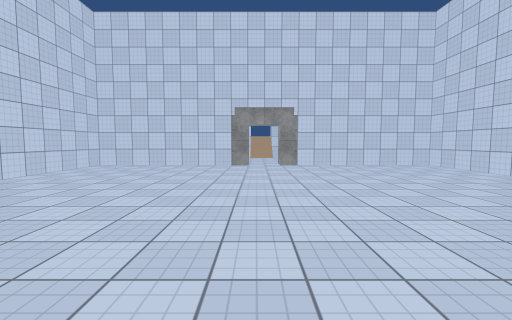
View 1 (above)

13 first-person views from a walk through a 3-D level made in the Unity game engine. The camera is 1.4 m above the floor, tilts 4° down and sees 90° across. Doors are open. The floor is counted in squares, 2 m on a side. Each view is taken from the middle of a square. On the plan, view 1 faces up. The plan holds only what a view shows up to about 9 squares ahead; the rest is blank. Surface patterns are stand-ins for the level's own textures.

View 2
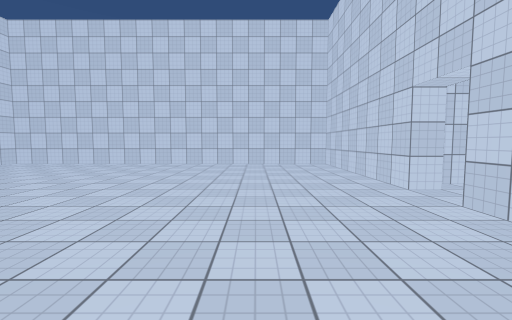

View 3
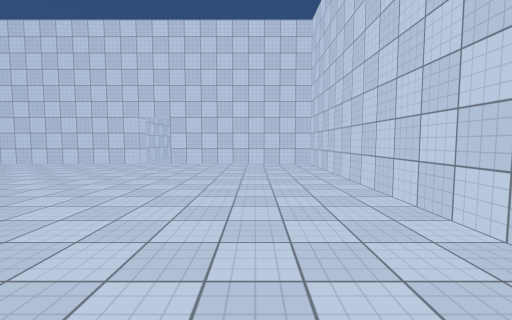

View 4
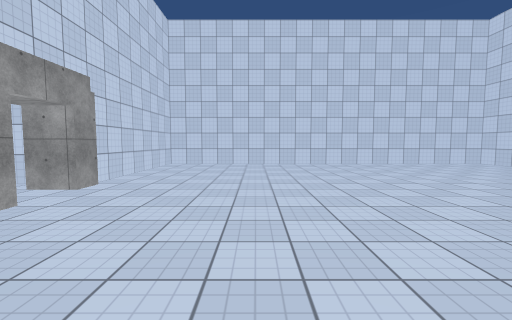

View 5
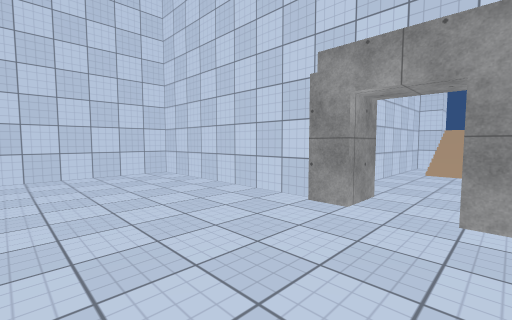

View 6
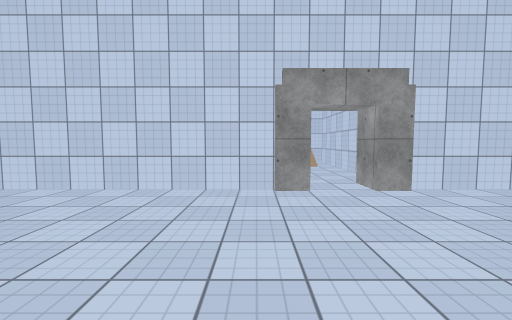

View 7
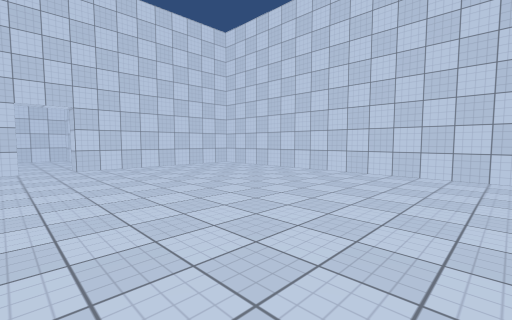

View 8
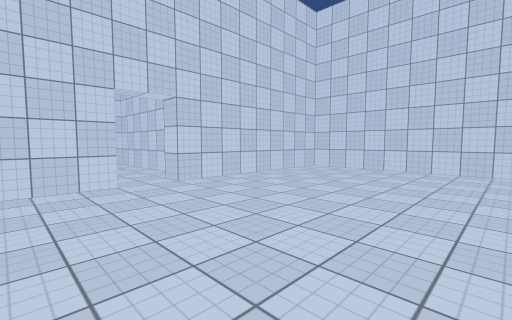

View 9
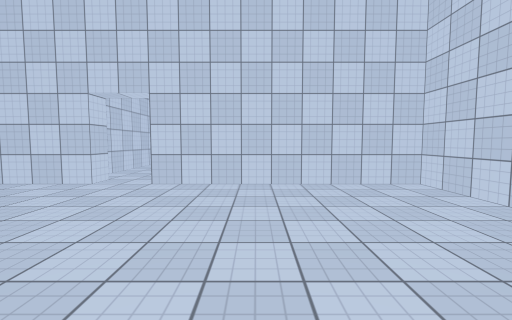

View 10
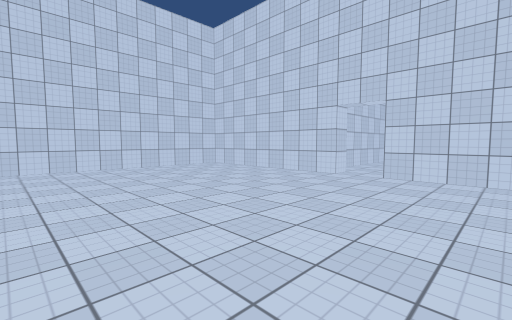

View 11
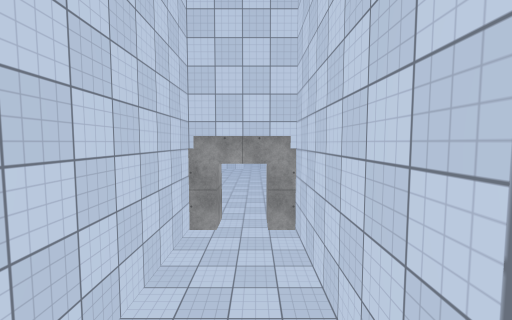

View 12
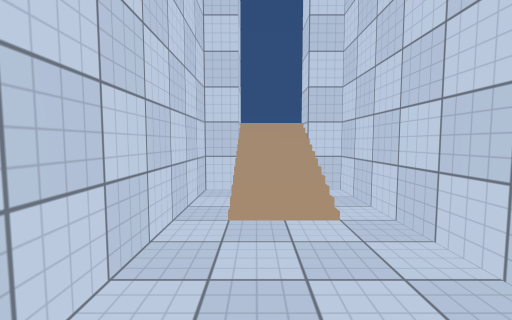

View 13
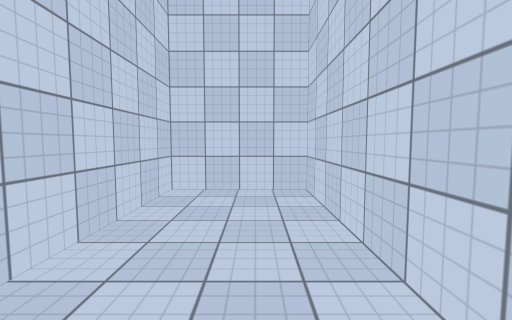

### Floor plan
Ten units are one square. View 1 is at (0, 0); x grows to the right and y downward. Boxes are objects, and circles mark ways between rooms. Rooms are numbered by the first view taken in them; rooms with no view inside come last. Other rooms are left out.
<svg viewBox="-53 -138 110 210">
<path fill="none" stroke="#000" d="M-2 -78 -48 -78 -48 22 -2 22M7 22 52 22 52 -78 6 -78M-2 -133 -2 -128 -8 -128 -8 -84 -2 -84M7 -84 12 -84 12 -128 7 -128 7 -133M-8 36 -8 67 12 67 12 30M7 29 7 22M-2 22 -2 27"/>
<circle cx="5" cy="-80" r="3" fill="#2a7"/>
<circle cx="0" cy="30" r="3" fill="#2a7"/>
<text x="0" y="-30">1</text>
<text x="0" y="-110">2</text>
<text x="0" y="50">3</text>
</svg>
Room 1 opens to room 2. Room 1 opens to room 3.

Where each view was taken, in squares from view 1:
view 1: 0 up, 0 right, facing up
view 2: 0 up, 3 left, facing right
view 3: 6 up, 3 left, facing down
view 4: 5 up, 3 left, facing right
view 5: 5 up, 1 right, facing up-left
view 6: 4 up, 1 left, facing up
view 7: 5 up, 1 right, facing down-left
view 8: 2 up, 2 right, facing down-left
view 9: 2 up, 2 left, facing down
view 10: 3 up, 2 left, facing down-right
view 11: 13 up, 0 right, facing down
view 12: 9 up, 0 right, facing up
view 13: 3 down, 0 right, facing down
